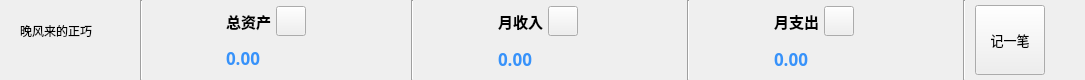
        <widget class="QWidget" name="widget" native="true">
         <property name="minimumSize">
          <size>
           <width>0</width>
           <height>0</height>
          </size>
         </property>
         <property name="maximumSize">
          <size>
           <width>16777215</width>
           <height>80</height>
          </size>
         </property>
         <layout class="QGridLayout" name="gridLayout_4">
          <property name="leftMargin">
           <number>0</number>
          </property>
          <property name="topMargin">
           <number>0</number>
          </property>
          <property name="rightMargin">
           <number>0</number>
          </property>
          <property name="bottomMargin">
           <number>0</number>
          </property>
          <property name="spacing">
           <number>0</number>
          </property>
          <item row="0" column="0">
           <widget class="QWidget" name="widget_2" native="true">
            <property name="minimumSize">
             <size>
              <width>140</width>
              <height>0</height>
             </size>
            </property>
            <property name="maximumSize">
             <size>
              <width>16777215</width>
              <height>16777215</height>
             </size>
            </property>
            <widget class="QLabel" name="label">
             <property name="geometry">
              <rect>
               <x>20</x>
               <y>10</y>
               <width>111</width>
               <height>41</height>
              </rect>
             </property>
             <property name="text">
              <string>晚风来的正巧</string>
             </property>
            </widget>
           </widget>
          </item>
          <item row="0" column="2">
           <widget class="QWidget" name="widget_3" native="true">
            <layout class="QGridLayout" name="gridLayout_15">
             <property name="leftMargin">
              <number>4</number>
             </property>
             <property name="topMargin">
              <number>0</number>
             </property>
             <property name="rightMargin">
              <number>0</number>
             </property>
             <property name="bottomMargin">
              <number>0</number>
             </property>
             <property name="spacing">
              <number>0</number>
             </property>
             <item row="0" column="0">
              <widget class="QWidget" name="widget_4" native="true">
               <layout class="QGridLayout" name="gridLayout_9">
                <property name="leftMargin">
                 <number>5</number>
                </property>
                <property name="topMargin">
                 <number>5</number>
                </property>
                <property name="rightMargin">
                 <number>5</number>
                </property>
                <property name="bottomMargin">
                 <number>5</number>
                </property>
                <property name="spacing">
                 <number>5</number>
                </property>
                <item row="0" column="1">
                 <widget class="QWidget" name="widget_7" native="true">
                  <property name="minimumSize">
                   <size>
                    <width>180</width>
                    <height>30</height>
                   </size>
                  </property>
                  <property name="maximumSize">
                   <size>
                    <width>180</width>
                    <height>30</height>
                   </size>
                  </property>
                  <layout class="QGridLayout" name="gridLayout_8">
                   <property name="leftMargin">
                    <number>0</number>
                   </property>
                   <property name="topMargin">
                    <number>0</number>
                   </property>
                   <property name="rightMargin">
                    <number>0</number>
                   </property>
                   <property name="bottomMargin">
                    <number>0</number>
                   </property>
                   <property name="horizontalSpacing">
                    <number>5</number>
                   </property>
                   <property name="verticalSpacing">
                    <number>0</number>
                   </property>
                   <item row="0" column="2">
                    <widget class="QPushButton" name="pushButton">
                     <property name="minimumSize">
                      <size>
                       <width>30</width>
                       <height>30</height>
                      </size>
                     </property>
                     <property name="maximumSize">
                      <size>
                       <width>30</width>
                       <height>30</height>
                      </size>
                     </property>
                     <property name="text">
                      <string/>
                     </property>
                    </widget>
                   </item>
                   <item row="0" column="3">
                    <spacer name="horizontalSpacer_2">
                     <property name="orientation">
                      <enum>Qt::Horizontal</enum>
                     </property>
                     <property name="sizeHint" stdset="0">
                      <size>
                       <width>40</width>
                       <height>20</height>
                      </size>
                     </property>
                    </spacer>
                   </item>
                   <item row="0" column="1">
                    <widget class="QLabel" name="label_15">
                     <property name="minimumSize">
                      <size>
                       <width>0</width>
                       <height>0</height>
                      </size>
                     </property>
                     <property name="maximumSize">
                      <size>
                       <width>16777215</width>
                       <height>16777215</height>
                      </size>
                     </property>
                     <property name="font">
                      <font>
                       <pointsize>11</pointsize>
                       <bold>true</bold>
                      </font>
                     </property>
                     <property name="text">
                      <string>总资产</string>
                     </property>
                    </widget>
                   </item>
                  </layout>
                 </widget>
                </item>
                <item row="0" column="0" rowspan="2">
                 <widget class="QWidget" name="widget_6" native="true">
                  <property name="minimumSize">
                   <size>
                    <width>70</width>
                    <height>70</height>
                   </size>
                  </property>
                  <property name="maximumSize">
                   <size>
                    <width>70</width>
                    <height>70</height>
                   </size>
                  </property>
                  <layout class="QGridLayout" name="gridLayout_5">
                   <property name="leftMargin">
                    <number>0</number>
                   </property>
                   <property name="topMargin">
                    <number>0</number>
                   </property>
                   <property name="rightMargin">
                    <number>0</number>
                   </property>
                   <property name="bottomMargin">
                    <number>0</number>
                   </property>
                   <property name="spacing">
                    <number>0</number>
                   </property>
                   <item row="0" column="0">
                    <widget class="QLabel" name="label_3">
                     <property name="maximumSize">
                      <size>
                       <width>65</width>
                       <height>65</height>
                      </size>
                     </property>
                     <property name="styleSheet">
                      <string notr="true"/>
                     </property>
                     <property name="text">
                      <string/>
                     </property>
                     <property name="pixmap">
                      <pixmap resource="res.qrc">:/img/totalAssets.png</pixmap>
                     </property>
                     <property name="scaledContents">
                      <bool>true</bool>
                     </property>
                    </widget>
                   </item>
                  </layout>
                 </widget>
                </item>
                <item row="1" column="1">
                 <widget class="QLabel" name="label_6">
                  <property name="minimumSize">
                   <size>
                    <width>180</width>
                    <height>30</height>
                   </size>
                  </property>
                  <property name="maximumSize">
                   <size>
                    <width>180</width>
                    <height>30</height>
                   </size>
                  </property>
                  <property name="font">
                   <font>
                    <family>微软雅黑</family>
                    <pointsize>13</pointsize>
                    <bold>true</bold>
                   </font>
                  </property>
                  <property name="styleSheet">
                   <string notr="true">color: rgb(55, 146, 250);</string>
                  </property>
                  <property name="text">
                   <string>0.00</string>
                  </property>
                 </widget>
                </item>
               </layout>
              </widget>
             </item>
             <item row="0" column="1">
              <widget class="Line" name="line_3">
               <property name="minimumSize">
                <size>
                 <width>2</width>
                 <height>0</height>
                </size>
               </property>
               <property name="maximumSize">
                <size>
                 <width>2</width>
                 <height>16777215</height>
                </size>
               </property>
               <property name="orientation">
                <enum>Qt::Vertical</enum>
               </property>
              </widget>
             </item>
             <item row="0" column="2">
              <widget class="QWidget" name="widget_5" native="true">
               <layout class="QGridLayout" name="gridLayout_10">
                <property name="topMargin">
                 <number>5</number>
                </property>
                <property name="bottomMargin">
                 <number>5</number>
                </property>
                <item row="0" column="0" rowspan="2">
                 <widget class="QWidget" name="widget_8" native="true">
                  <property name="minimumSize">
                   <size>
                    <width>70</width>
                    <height>70</height>
                   </size>
                  </property>
                  <property name="maximumSize">
                   <size>
                    <width>70</width>
                    <height>70</height>
                   </size>
                  </property>
                  <layout class="QGridLayout" name="gridLayout_6">
                   <property name="leftMargin">
                    <number>0</number>
                   </property>
                   <property name="topMargin">
                    <number>0</number>
                   </property>
                   <property name="rightMargin">
                    <number>0</number>
                   </property>
                   <property name="bottomMargin">
                    <number>0</number>
                   </property>
                   <property name="spacing">
                    <number>0</number>
                   </property>
                   <item row="0" column="0">
                    <widget class="QLabel" name="label_5">
                     <property name="maximumSize">
                      <size>
                       <width>56</width>
                       <height>56</height>
                      </size>
                     </property>
                     <property name="styleSheet">
                      <string notr="true"/>
                     </property>
                     <property name="text">
                      <string/>
                     </property>
                     <property name="pixmap">
                      <pixmap resource="res.qrc">:/img/income.png</pixmap>
                     </property>
                     <property name="scaledContents">
                      <bool>true</bool>
                     </property>
                    </widget>
                   </item>
                  </layout>
                 </widget>
                </item>
                <item row="0" column="1">
                 <widget class="QWidget" name="widget_9" native="true">
                  <property name="minimumSize">
                   <size>
                    <width>180</width>
                    <height>30</height>
                   </size>
                  </property>
                  <property name="maximumSize">
                   <size>
                    <width>180</width>
                    <height>30</height>
                   </size>
                  </property>
                  <layout class="QGridLayout" name="gridLayout_11">
                   <property name="leftMargin">
                    <number>0</number>
                   </property>
                   <property name="topMargin">
                    <number>0</number>
                   </property>
                   <property name="rightMargin">
                    <number>0</number>
                   </property>
                   <property name="bottomMargin">
                    <number>0</number>
                   </property>
                   <property name="horizontalSpacing">
                    <number>5</number>
                   </property>
                   <property name="verticalSpacing">
                    <number>0</number>
                   </property>
                   <item row="0" column="2">
                    <widget class="QPushButton" name="pushButton_2">
                     <property name="minimumSize">
                      <size>
                       <width>30</width>
                       <height>30</height>
                      </size>
                     </property>
                     <property name="maximumSize">
                      <size>
                       <width>30</width>
                       <height>30</height>
                      </size>
                     </property>
                     <property name="text">
                      <string/>
                     </property>
                    </widget>
                   </item>
                   <item row="0" column="1">
                    <widget class="QLabel" name="label_7">
                     <property name="minimumSize">
                      <size>
                       <width>0</width>
                       <height>0</height>
                      </size>
                     </property>
                     <property name="maximumSize">
                      <size>
                       <width>16777215</width>
                       <height>16777215</height>
                      </size>
                     </property>
                     <property name="font">
                      <font>
                       <pointsize>11</pointsize>
                       <bold>true</bold>
                      </font>
                     </property>
                     <property name="text">
                      <string>月收入</string>
                     </property>
                    </widget>
                   </item>
                   <item row="0" column="3">
                    <spacer name="horizontalSpacer_3">
                     <property name="orientation">
                      <enum>Qt::Horizontal</enum>
                     </property>
                     <property name="sizeHint" stdset="0">
                      <size>
                       <width>40</width>
                       <height>20</height>
                      </size>
                     </property>
                    </spacer>
                   </item>
                  </layout>
                 </widget>
                </item>
                <item row="1" column="1">
                 <widget class="QLabel" name="label_8">
                  <property name="minimumSize">
                   <size>
                    <width>180</width>
                    <height>30</height>
                   </size>
                  </property>
                  <property name="maximumSize">
                   <size>
                    <width>180</width>
                    <height>30</height>
                   </size>
                  </property>
                  <property name="font">
                   <font>
                    <family>微软雅黑</family>
                    <pointsize>13</pointsize>
                    <bold>true</bold>
                   </font>
                  </property>
                  <property name="styleSheet">
                   <string notr="true">color: rgb(55, 146, 250);</string>
                  </property>
                  <property name="text">
                   <string>0.00</string>
                  </property>
                 </widget>
                </item>
               </layout>
              </widget>
             </item>
             <item row="0" column="3">
              <widget class="Line" name="line_4">
               <property name="minimumSize">
                <size>
                 <width>2</width>
                 <height>0</height>
                </size>
               </property>
               <property name="maximumSize">
                <size>
                 <width>2</width>
                 <height>16777215</height>
                </size>
               </property>
               <property name="orientation">
                <enum>Qt::Vertical</enum>
               </property>
              </widget>
             </item>
             <item row="0" column="4">
              <widget class="QWidget" name="widget_10" native="true">
               <layout class="QGridLayout" name="gridLayout_12">
                <property name="topMargin">
                 <number>5</number>
                </property>
                <property name="bottomMargin">
                 <number>5</number>
                </property>
                <item row="0" column="1">
                 <widget class="QWidget" name="widget_12" native="true">
                  <property name="minimumSize">
                   <size>
                    <width>180</width>
                    <height>30</height>
                   </size>
                  </property>
                  <property name="maximumSize">
                   <size>
                    <width>180</width>
                    <height>30</height>
                   </size>
                  </property>
                  <layout class="QGridLayout" name="gridLayout_14">
                   <property name="leftMargin">
                    <number>0</number>
                   </property>
                   <property name="topMargin">
                    <number>0</number>
                   </property>
                   <property name="rightMargin">
                    <number>0</number>
                   </property>
                   <property name="bottomMargin">
                    <number>0</number>
                   </property>
                   <property name="horizontalSpacing">
                    <number>5</number>
                   </property>
                   <property name="verticalSpacing">
                    <number>0</number>
                   </property>
                   <item row="0" column="1">
                    <widget class="QLabel" name="label_10">
                     <property name="minimumSize">
                      <size>
                       <width>0</width>
                       <height>0</height>
                      </size>
                     </property>
                     <property name="maximumSize">
                      <size>
                       <width>16777215</width>
                       <height>16777215</height>
                      </size>
                     </property>
                     <property name="font">
                      <font>
                       <pointsize>11</pointsize>
                       <bold>true</bold>
                      </font>
                     </property>
                     <property name="text">
                      <string>月支出</string>
                     </property>
                    </widget>
                   </item>
                   <item row="0" column="2">
                    <widget class="QPushButton" name="pushButton_3">
                     <property name="minimumSize">
                      <size>
                       <width>30</width>
                       <height>30</height>
                      </size>
                     </property>
                     <property name="maximumSize">
                      <size>
                       <width>30</width>
                       <height>30</height>
                      </size>
                     </property>
                     <property name="text">
                      <string/>
                     </property>
                    </widget>
                   </item>
                   <item row="0" column="3">
                    <spacer name="horizontalSpacer_4">
                     <property name="orientation">
                      <enum>Qt::Horizontal</enum>
                     </property>
                     <property name="sizeHint" stdset="0">
                      <size>
                       <width>59</width>
                       <height>27</height>
                      </size>
                     </property>
                    </spacer>
                   </item>
                  </layout>
                 </widget>
                </item>
                <item row="0" column="0" rowspan="2">
                 <widget class="QWidget" name="widget_11" native="true">
                  <property name="minimumSize">
                   <size>
                    <width>70</width>
                    <height>70</height>
                   </size>
                  </property>
                  <property name="maximumSize">
                   <size>
                    <width>70</width>
                    <height>70</height>
                   </size>
                  </property>
                  <layout class="QGridLayout" name="gridLayout_13">
                   <property name="leftMargin">
                    <number>0</number>
                   </property>
                   <property name="topMargin">
                    <number>0</number>
                   </property>
                   <property name="rightMargin">
                    <number>0</number>
                   </property>
                   <property name="bottomMargin">
                    <number>0</number>
                   </property>
                   <property name="spacing">
                    <number>0</number>
                   </property>
                   <item row="0" column="0">
                    <widget class="QLabel" name="label_9">
                     <property name="styleSheet">
                      <string notr="true"/>
                     </property>
                     <property name="text">
                      <string/>
                     </property>
                     <property name="pixmap">
                      <pixmap resource="res.qrc">:/img/pay.png</pixmap>
                     </property>
                     <property name="scaledContents">
                      <bool>true</bool>
                     </property>
                    </widget>
                   </item>
                  </layout>
                 </widget>
                </item>
                <item row="1" column="1">
                 <widget class="QLabel" name="label_11">
                  <property name="minimumSize">
                   <size>
                    <width>180</width>
                    <height>30</height>
                   </size>
                  </property>
                  <property name="maximumSize">
                   <size>
                    <width>180</width>
                    <height>30</height>
                   </size>
                  </property>
                  <property name="font">
                   <font>
                    <family>微软雅黑</family>
                    <pointsize>13</pointsize>
                    <bold>true</bold>
                   </font>
                  </property>
                  <property name="styleSheet">
                   <string notr="true">color: rgb(55, 146, 250);</string>
                  </property>
                  <property name="text">
                   <string>0.00</string>
                  </property>
                 </widget>
                </item>
               </layout>
              </widget>
             </item>
            </layout>
           </widget>
          </item>
          <item row="0" column="1">
           <widget class="Line" name="line_2">
            <property name="minimumSize">
             <size>
              <width>2</width>
              <height>0</height>
             </size>
            </property>
            <property name="maximumSize">
             <size>
              <width>2</width>
              <height>16777215</height>
             </size>
            </property>
            <property name="orientation">
             <enum>Qt::Vertical</enum>
            </property>
           </widget>
          </item>
          <item row="0" column="3">
           <widget class="Line" name="line_5">
            <property name="minimumSize">
             <size>
              <width>2</width>
              <height>0</height>
             </size>
            </property>
            <property name="maximumSize">
             <size>
              <width>2</width>
              <height>16777215</height>
             </size>
            </property>
            <property name="orientation">
             <enum>Qt::Vertical</enum>
            </property>
           </widget>
          </item>
          <item row="0" column="7">
           <spacer name="horizontalSpacer">
            <property name="orientation">
             <enum>Qt::Horizontal</enum>
            </property>
            <property name="sizeHint" stdset="0">
             <size>
              <width>40</width>
              <height>20</height>
             </size>
            </property>
           </spacer>
          </item>
          <item row="0" column="4">
           <spacer name="horizontalSpacer_7">
            <property name="orientation">
             <enum>Qt::Horizontal</enum>
            </property>
            <property name="sizeType">
             <enum>QSizePolicy::Fixed</enum>
            </property>
            <property name="sizeHint" stdset="0">
             <size>
              <width>10</width>
              <height>27</height>
             </size>
            </property>
           </spacer>
          </item>
          <item row="0" column="5">
           <widget class="QPushButton" name="btn_addRecord">
            <property name="minimumSize">
             <size>
              <width>70</width>
              <height>70</height>
             </size>
            </property>
            <property name="maximumSize">
             <size>
              <width>70</width>
              <height>70</height>
             </size>
            </property>
            <property name="font">
             <font>
              <pointsize>10</pointsize>
              <bold>false</bold>
             </font>
            </property>
            <property name="styleSheet">
             <string notr="true"/>
            </property>
            <property name="text">
             <string>记一笔</string>
            </property>
           </widget>
          </item>
         </layout>
        </widget>
